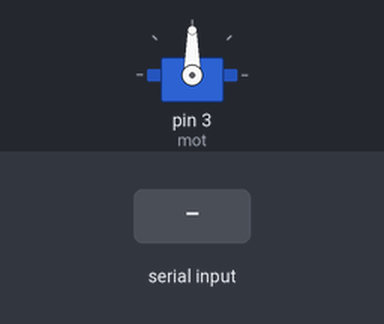
Bench run of a sketch on a simulated Arduino Uno, built with avr-gcc and run on an emulated ATmega328P. Shown: servo. The inputs (shaded band) are chosen by the test bench. What the sketch prints to the serial monitor is not drawn.

Above: at 1.2 s.
1.3 s: "90,45\n" received over Serial
At 2.5 s:
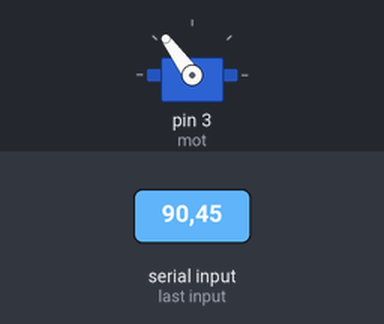
2.8 s: "30,150\n" received over Serial
At 3.3 s:
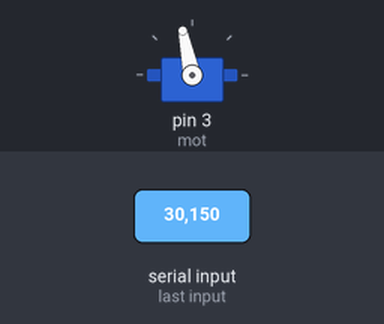
4.3 s: "200\n" received over Serial
At 5.4 s:
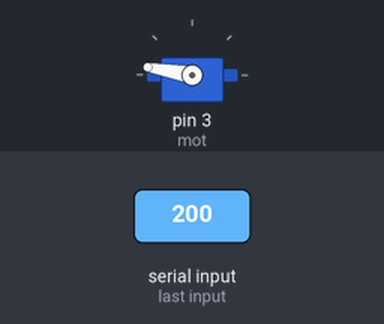
5.8 s: "-\n" received over Serial
At 7.0 s:
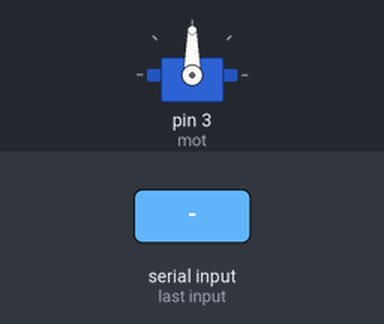
7.3 s: "90\n" received over Serial
At 7.9 s:
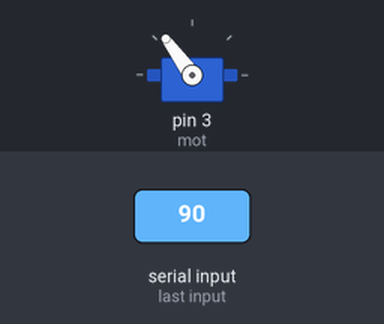
Timing chart, 0 to 9.8 s (numbered marks = the images above; inputs shaded):
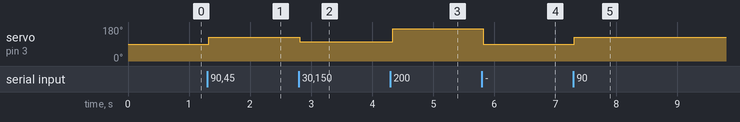

The sketch:

Intera.ino
```cpp
#include <Servo.h>

#define MOTPIN 3

Servo mot;

int value = 0;
int pos = 0, new_pos = 0;
void setup() {
  mot.attach(3);
  Serial.begin(115200);
}

void loop() {
  if (Serial.available()) {
    String command = Serial.readStringUntil('\n');
    command.trim();
    command.replace(" ", "");
    byte strIndex = command.length();
    for (byte i = 0; i < 10; i++) {
      byte index = command.indexOf(String(i));
      if (index < strIndex && index != 255) strIndex = index;
    }
    String incoming = command.substring(0, strIndex);
    String valueStr = command.substring(strIndex, command.length());
    value = valueStr.toInt();
    if (incoming == "-") {
      value = map(value, 0, 100, 0, -100);
    }
    Serial.print(value); Serial.print(" ");
  }
  mot.write(map(value, -100, 100, 50, 130));
  delay(40);
}
```

Measured:
- after the input at 1.3 s, servo on pin 3 (mot): 90° → 126° at once
- after the input at 2.8 s, servo on pin 3 (mot): 126° → 102° at once
- after the input at 4.3 s, servo on pin 3 (mot): 102° → 170° at once
- after the input at 5.8 s, servo on pin 3 (mot): 170° → 90° at once
- after the input at 7.3 s, servo on pin 3 (mot): 90° → 126° at once
